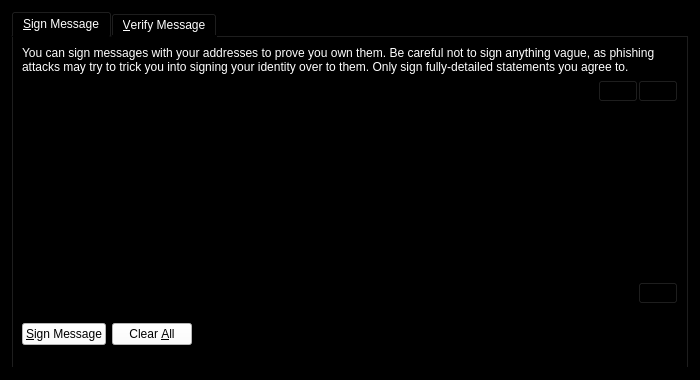
<?xml version="1.0" encoding="UTF-8"?>
<ui version="4.0">
 <class>SignVerifyMessageDialog</class>
 <widget class="QDialog" name="SignVerifyMessageDialog">
  <property name="geometry">
   <rect>
    <x>0</x>
    <y>0</y>
    <width>700</width>
    <height>380</height>
   </rect>
  </property>
  <property name="windowTitle">
   <string>Signatures - Sign / Verify a Message</string>
  </property>
  <property name="styleSheet">
   <string notr="true">background-color: rgb(0, 0, 0);
color: rgb(255, 255, 255);</string>
  </property>
  <property name="modal">
   <bool>true</bool>
  </property>
  <layout class="QVBoxLayout" name="verticalLayout">
   <item>
    <widget class="QTabWidget" name="tabWidget">
     <property name="currentIndex">
      <number>0</number>
     </property>
     <widget class="QWidget" name="tabSignMessage">
      <attribute name="title">
       <string>&amp;Sign Message</string>
      </attribute>
      <layout class="QVBoxLayout" name="verticalLayout_SM">
       <item>
        <widget class="QLabel" name="infoLabel_SM">
         <property name="text">
          <string>You can sign messages with your addresses to prove you own them. Be careful not to sign anything vague, as phishing attacks may try to trick you into signing your identity over to them. Only sign fully-detailed statements you agree to.</string>
         </property>
         <property name="textFormat">
          <enum>Qt::PlainText</enum>
         </property>
         <property name="wordWrap">
          <bool>true</bool>
         </property>
        </widget>
       </item>
       <item>
        <layout class="QHBoxLayout" name="horizontalLayout_1_SM">
         <property name="spacing">
          <number>0</number>
         </property>
         <item>
          <widget class="QValidatedLineEdit" name="addressIn_SM">
           <property name="toolTip">
            <string>The address to sign the message with (e.g. 4Zo1ga6xuKuQ7JV7M9rGDoxdbYwV5zgQJ5)</string>
           </property>
           <property name="maxLength">
            <number>34</number>
           </property>
          </widget>
         </item>
         <item>
          <widget class="QPushButton" name="addressBookButton_SM">
           <property name="toolTip">
            <string>Choose an address from the address book</string>
           </property>
           <property name="text">
            <string/>
           </property>
           <property name="icon">
            <iconset resource="../bitcoin.qrc">
             <normaloff>:/icons/address-book</normaloff>:/icons/address-book</iconset>
           </property>
           <property name="shortcut">
            <string>Alt+A</string>
           </property>
           <property name="autoDefault">
            <bool>false</bool>
           </property>
          </widget>
         </item>
         <item>
          <widget class="QPushButton" name="pasteButton_SM">
           <property name="toolTip">
            <string>Paste address from clipboard</string>
           </property>
           <property name="text">
            <string/>
           </property>
           <property name="icon">
            <iconset resource="../bitcoin.qrc">
             <normaloff>:/icons/editpaste</normaloff>:/icons/editpaste</iconset>
           </property>
           <property name="shortcut">
            <string>Alt+P</string>
           </property>
           <property name="autoDefault">
            <bool>false</bool>
           </property>
          </widget>
         </item>
        </layout>
       </item>
       <item>
        <widget class="QPlainTextEdit" name="messageIn_SM">
         <property name="toolTip">
          <string>Enter the message you want to sign here</string>
         </property>
        </widget>
       </item>
       <item>
        <layout class="QHBoxLayout" name="horizontalLayout_2_SM">
         <property name="spacing">
          <number>0</number>
         </property>
         <item>
          <widget class="QLineEdit" name="signatureOut_SM">
           <property name="font">
            <font>
             <italic>true</italic>
            </font>
           </property>
           <property name="readOnly">
            <bool>true</bool>
           </property>
          </widget>
         </item>
         <item>
          <widget class="QPushButton" name="copySignatureButton_SM">
           <property name="toolTip">
            <string>Copy the current signature to the system clipboard</string>
           </property>
           <property name="text">
            <string/>
           </property>
           <property name="icon">
            <iconset resource="../bitcoin.qrc">
             <normaloff>:/icons/editcopy</normaloff>:/icons/editcopy</iconset>
           </property>
           <property name="autoDefault">
            <bool>false</bool>
           </property>
          </widget>
         </item>
        </layout>
       </item>
       <item>
        <layout class="QHBoxLayout" name="horizontalLayout_3_SM">
         <item>
          <widget class="QPushButton" name="signMessageButton_SM">
           <property name="toolTip">
            <string>Sign the message to prove you own this NoirShares address</string>
           </property>
           <property name="styleSheet">
            <string notr="true">background-color: rgb(255, 255, 255);
color: rgb(0, 0, 0);</string>
           </property>
           <property name="text">
            <string>&amp;Sign Message</string>
           </property>
           <property name="icon">
            <iconset resource="../bitcoin.qrc">
             <normaloff>:/icons/edit</normaloff>:/icons/edit</iconset>
           </property>
           <property name="autoDefault">
            <bool>false</bool>
           </property>
          </widget>
         </item>
         <item>
          <widget class="QPushButton" name="clearButton_SM">
           <property name="toolTip">
            <string>Reset all sign message fields</string>
           </property>
           <property name="styleSheet">
            <string notr="true">background-color: rgb(255, 255, 255);
color: rgb(0, 0, 0);</string>
           </property>
           <property name="text">
            <string>Clear &amp;All</string>
           </property>
           <property name="icon">
            <iconset resource="../bitcoin.qrc">
             <normaloff>:/icons/remove</normaloff>:/icons/remove</iconset>
           </property>
           <property name="autoDefault">
            <bool>false</bool>
           </property>
          </widget>
         </item>
         <item>
          <spacer name="horizontalSpacer_1_SM">
           <property name="orientation">
            <enum>Qt::Horizontal</enum>
           </property>
           <property name="sizeHint" stdset="0">
            <size>
             <width>40</width>
             <height>48</height>
            </size>
           </property>
          </spacer>
         </item>
         <item>
          <widget class="QLabel" name="statusLabel_SM">
           <property name="font">
            <font>
             <weight>75</weight>
             <bold>true</bold>
            </font>
           </property>
           <property name="text">
            <string/>
           </property>
           <property name="wordWrap">
            <bool>true</bool>
           </property>
          </widget>
         </item>
         <item>
          <spacer name="horizontalSpacer_2_SM">
           <property name="orientation">
            <enum>Qt::Horizontal</enum>
           </property>
           <property name="sizeHint" stdset="0">
            <size>
             <width>40</width>
             <height>48</height>
            </size>
           </property>
          </spacer>
         </item>
        </layout>
       </item>
      </layout>
     </widget>
     <widget class="QWidget" name="tabVerifyMessage">
      <attribute name="title">
       <string>&amp;Verify Message</string>
      </attribute>
      <layout class="QVBoxLayout" name="verticalLayout_VM">
       <item>
        <widget class="QLabel" name="infoLabel_VM">
         <property name="text">
          <string>Enter the signing address, message (ensure you copy line breaks, spaces, tabs, etc. exactly) and signature below to verify the message. Be careful not to read more into the signature than what is in the signed message itself, to avoid being tricked by a man-in-the-middle attack.</string>
         </property>
         <property name="textFormat">
          <enum>Qt::PlainText</enum>
         </property>
         <property name="alignment">
          <set>Qt::AlignLeading|Qt::AlignLeft|Qt::AlignTop</set>
         </property>
         <property name="wordWrap">
          <bool>true</bool>
         </property>
        </widget>
       </item>
       <item>
        <layout class="QHBoxLayout" name="horizontalLayout_1_VM">
         <property name="spacing">
          <number>0</number>
         </property>
         <item>
          <widget class="QValidatedLineEdit" name="addressIn_VM">
           <property name="toolTip">
            <string>The address the message was signed with (e.g. 4Zo1ga6xuKuQ7JV7M9rGDoxdbYwV5zgQJ5)</string>
           </property>
           <property name="maxLength">
            <number>34</number>
           </property>
          </widget>
         </item>
         <item>
          <widget class="QPushButton" name="addressBookButton_VM">
           <property name="toolTip">
            <string>Choose an address from the address book</string>
           </property>
           <property name="text">
            <string/>
           </property>
           <property name="icon">
            <iconset resource="../bitcoin.qrc">
             <normaloff>:/icons/address-book</normaloff>:/icons/address-book</iconset>
           </property>
           <property name="shortcut">
            <string>Alt+A</string>
           </property>
           <property name="autoDefault">
            <bool>false</bool>
           </property>
          </widget>
         </item>
        </layout>
       </item>
       <item>
        <widget class="QPlainTextEdit" name="messageIn_VM"/>
       </item>
       <item>
        <widget class="QValidatedLineEdit" name="signatureIn_VM"/>
       </item>
       <item>
        <layout class="QHBoxLayout" name="horizontalLayout_2_VM">
         <item>
          <widget class="QPushButton" name="verifyMessageButton_VM">
           <property name="toolTip">
            <string>Verify the message to ensure it was signed with the specified NoirShares address</string>
           </property>
           <property name="text">
            <string>&amp;Verify Message</string>
           </property>
           <property name="icon">
            <iconset resource="../bitcoin.qrc">
             <normaloff>:/icons/transaction_0</normaloff>:/icons/transaction_0</iconset>
           </property>
           <property name="autoDefault">
            <bool>false</bool>
           </property>
          </widget>
         </item>
         <item>
          <widget class="QPushButton" name="clearButton_VM">
           <property name="toolTip">
            <string>Reset all verify message fields</string>
           </property>
           <property name="text">
            <string>Clear &amp;All</string>
           </property>
           <property name="icon">
            <iconset resource="../bitcoin.qrc">
             <normaloff>:/icons/remove</normaloff>:/icons/remove</iconset>
           </property>
           <property name="autoDefault">
            <bool>false</bool>
           </property>
          </widget>
         </item>
         <item>
          <spacer name="horizontalSpacer_1_VM">
           <property name="orientation">
            <enum>Qt::Horizontal</enum>
           </property>
           <property name="sizeHint" stdset="0">
            <size>
             <width>40</width>
             <height>48</height>
            </size>
           </property>
          </spacer>
         </item>
         <item>
          <widget class="QLabel" name="statusLabel_VM">
           <property name="font">
            <font>
             <weight>75</weight>
             <bold>true</bold>
            </font>
           </property>
           <property name="text">
            <string/>
           </property>
           <property name="wordWrap">
            <bool>true</bool>
           </property>
          </widget>
         </item>
         <item>
          <spacer name="horizontalSpacer_2_VM">
           <property name="orientation">
            <enum>Qt::Horizontal</enum>
           </property>
           <property name="sizeHint" stdset="0">
            <size>
             <width>40</width>
             <height>48</height>
            </size>
           </property>
          </spacer>
         </item>
        </layout>
       </item>
      </layout>
     </widget>
    </widget>
   </item>
  </layout>
 </widget>
 <customwidgets>
  <customwidget>
   <class>QValidatedLineEdit</class>
   <extends>QLineEdit</extends>
   <header>qvalidatedlineedit.h</header>
  </customwidget>
 </customwidgets>
 <resources>
  <include location="../bitcoin.qrc"/>
 </resources>
 <connections/>
</ui>
